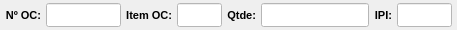
              <widget class="QWidget" name="widget_29" native="true">
               <property name="minimumSize">
                <size>
                 <width>0</width>
                 <height>0</height>
                </size>
               </property>
               <property name="maximumSize">
                <size>
                 <width>16777215</width>
                 <height>30</height>
                </size>
               </property>
               <property name="styleSheet">
                <string notr="true"/>
               </property>
               <layout class="QHBoxLayout" name="horizontalLayout_27">
                <property name="spacing">
                 <number>5</number>
                </property>
                <property name="leftMargin">
                 <number>5</number>
                </property>
                <property name="topMargin">
                 <number>3</number>
                </property>
                <property name="rightMargin">
                 <number>5</number>
                </property>
                <property name="bottomMargin">
                 <number>3</number>
                </property>
                <item>
                 <widget class="QLabel" name="label_24">
                  <property name="minimumSize">
                   <size>
                    <width>0</width>
                    <height>0</height>
                   </size>
                  </property>
                  <property name="maximumSize">
                   <size>
                    <width>60</width>
                    <height>16777215</height>
                   </size>
                  </property>
                  <property name="font">
                   <font>
                    <pointsize>8</pointsize>
                    <weight>75</weight>
                    <bold>true</bold>
                   </font>
                  </property>
                  <property name="text">
                   <string>Nº OC:</string>
                  </property>
                  <property name="alignment">
                   <set>Qt::AlignRight|Qt::AlignTrailing|Qt::AlignVCenter</set>
                  </property>
                 </widget>
                </item>
                <item>
                 <widget class="QLineEdit" name="line_Num_OC">
                  <property name="sizePolicy">
                   <sizepolicy hsizetype="Preferred" vsizetype="Preferred">
                    <horstretch>0</horstretch>
                    <verstretch>0</verstretch>
                   </sizepolicy>
                  </property>
                  <property name="minimumSize">
                   <size>
                    <width>0</width>
                    <height>0</height>
                   </size>
                  </property>
                  <property name="maximumSize">
                   <size>
                    <width>75</width>
                    <height>16777215</height>
                   </size>
                  </property>
                  <property name="font">
                   <font>
                    <pointsize>8</pointsize>
                   </font>
                  </property>
                  <property name="styleSheet">
                   <string notr="true">background-color: rgb(255, 255, 255);</string>
                  </property>
                  <property name="text">
                   <string/>
                  </property>
                  <property name="alignment">
                   <set>Qt::AlignCenter</set>
                  </property>
                 </widget>
                </item>
                <item>
                 <widget class="QLabel" name="label_26">
                  <property name="minimumSize">
                   <size>
                    <width>0</width>
                    <height>0</height>
                   </size>
                  </property>
                  <property name="maximumSize">
                   <size>
                    <width>60</width>
                    <height>16777215</height>
                   </size>
                  </property>
                  <property name="font">
                   <font>
                    <pointsize>8</pointsize>
                    <weight>75</weight>
                    <bold>true</bold>
                   </font>
                  </property>
                  <property name="text">
                   <string>Item OC:</string>
                  </property>
                  <property name="alignment">
                   <set>Qt::AlignRight|Qt::AlignTrailing|Qt::AlignVCenter</set>
                  </property>
                 </widget>
                </item>
                <item>
                 <widget class="QLineEdit" name="line_Item_OC">
                  <property name="sizePolicy">
                   <sizepolicy hsizetype="Preferred" vsizetype="Preferred">
                    <horstretch>0</horstretch>
                    <verstretch>0</verstretch>
                   </sizepolicy>
                  </property>
                  <property name="minimumSize">
                   <size>
                    <width>0</width>
                    <height>0</height>
                   </size>
                  </property>
                  <property name="maximumSize">
                   <size>
                    <width>45</width>
                    <height>16777215</height>
                   </size>
                  </property>
                  <property name="font">
                   <font>
                    <pointsize>8</pointsize>
                   </font>
                  </property>
                  <property name="styleSheet">
                   <string notr="true">background-color: rgb(255, 255, 255);</string>
                  </property>
                  <property name="alignment">
                   <set>Qt::AlignCenter</set>
                  </property>
                 </widget>
                </item>
                <item>
                 <widget class="QLabel" name="label_41">
                  <property name="minimumSize">
                   <size>
                    <width>0</width>
                    <height>0</height>
                   </size>
                  </property>
                  <property name="maximumSize">
                   <size>
                    <width>35</width>
                    <height>16777215</height>
                   </size>
                  </property>
                  <property name="font">
                   <font>
                    <pointsize>8</pointsize>
                    <weight>75</weight>
                    <bold>true</bold>
                   </font>
                  </property>
                  <property name="text">
                   <string>Qtde:</string>
                  </property>
                  <property name="alignment">
                   <set>Qt::AlignRight|Qt::AlignTrailing|Qt::AlignVCenter</set>
                  </property>
                 </widget>
                </item>
                <item>
                 <widget class="QLineEdit" name="line_Qtde">
                  <property name="sizePolicy">
                   <sizepolicy hsizetype="Preferred" vsizetype="Preferred">
                    <horstretch>0</horstretch>
                    <verstretch>0</verstretch>
                   </sizepolicy>
                  </property>
                  <property name="minimumSize">
                   <size>
                    <width>0</width>
                    <height>0</height>
                   </size>
                  </property>
                  <property name="maximumSize">
                   <size>
                    <width>16777215</width>
                    <height>16777215</height>
                   </size>
                  </property>
                  <property name="font">
                   <font>
                    <pointsize>8</pointsize>
                   </font>
                  </property>
                  <property name="cursor">
                   <cursorShape>IBeamCursor</cursorShape>
                  </property>
                  <property name="styleSheet">
                   <string notr="true">background-color: rgb(255, 255, 255);</string>
                  </property>
                  <property name="inputMask">
                   <string/>
                  </property>
                  <property name="text">
                   <string/>
                  </property>
                  <property name="frame">
                   <bool>true</bool>
                  </property>
                  <property name="echoMode">
                   <enum>QLineEdit::Normal</enum>
                  </property>
                  <property name="alignment">
                   <set>Qt::AlignCenter</set>
                  </property>
                 </widget>
                </item>
                <item>
                 <widget class="QLabel" name="label_65">
                  <property name="minimumSize">
                   <size>
                    <width>0</width>
                    <height>0</height>
                   </size>
                  </property>
                  <property name="maximumSize">
                   <size>
                    <width>30</width>
                    <height>16777215</height>
                   </size>
                  </property>
                  <property name="font">
                   <font>
                    <pointsize>8</pointsize>
                    <weight>75</weight>
                    <bold>true</bold>
                   </font>
                  </property>
                  <property name="text">
                   <string>IPI:</string>
                  </property>
                  <property name="alignment">
                   <set>Qt::AlignRight|Qt::AlignTrailing|Qt::AlignVCenter</set>
                  </property>
                 </widget>
                </item>
                <item>
                 <widget class="QLineEdit" name="line_Ipi">
                  <property name="sizePolicy">
                   <sizepolicy hsizetype="Preferred" vsizetype="Preferred">
                    <horstretch>0</horstretch>
                    <verstretch>0</verstretch>
                   </sizepolicy>
                  </property>
                  <property name="minimumSize">
                   <size>
                    <width>0</width>
                    <height>0</height>
                   </size>
                  </property>
                  <property name="maximumSize">
                   <size>
                    <width>55</width>
                    <height>16777215</height>
                   </size>
                  </property>
                  <property name="font">
                   <font>
                    <pointsize>8</pointsize>
                   </font>
                  </property>
                  <property name="styleSheet">
                   <string notr="true">background-color: rgb(255, 255, 255);</string>
                  </property>
                  <property name="alignment">
                   <set>Qt::AlignCenter</set>
                  </property>
                 </widget>
                </item>
               </layout>
              </widget>
